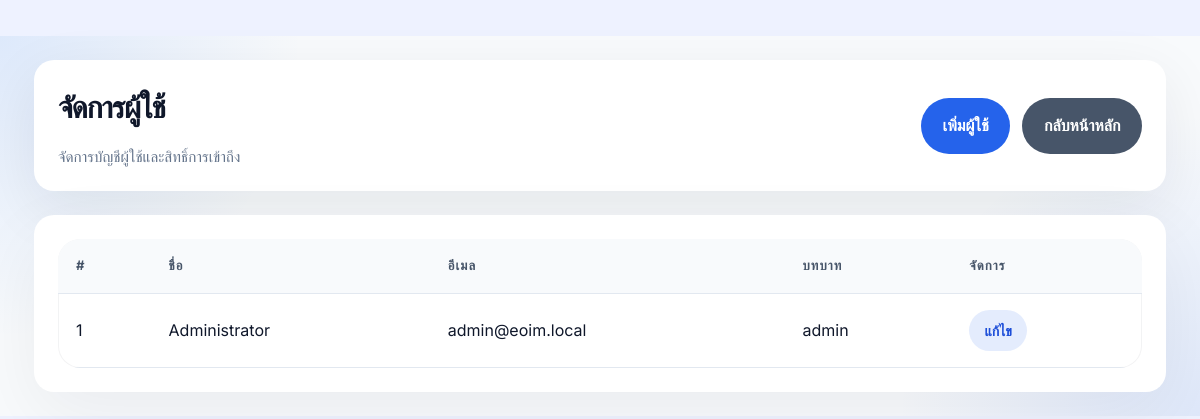
The app's page /users (signed in) with its own data.
### tables this page shows
CREATE TABLE `users` (
  `id` int(10) UNSIGNED NOT NULL,
  `name` varchar(150) NOT NULL,
  `email` varchar(150) NOT NULL,
  `password` varchar(255) NOT NULL,
  `role` enum('admin','staff','viewer') NOT NULL DEFAULT 'viewer',
  `created_at` timestamp NULL DEFAULT current_timestamp(),
  `updated_at` timestamp NULL DEFAULT current_timestamp() ON UPDATE current_timestamp()
);

### app/core/Controller.php (called while the page is built, shortened)
<?php
class Controller
{
    protected function view(string $view, array $data = []): void
    {
        extract($data);
        $viewPath = __DIR__ . '/../views/' . $view . '.php';
        require $viewPath;
    }
}

### app/controllers/UserController.php (called while the page is built, shortened)
<?php
class UserController extends Controller
{
    private UserRepository $users;
    public function __construct()
    {
        $this->users = new UserRepository();
    }
    public function index(): void
    {
        $this->view('users/index', [
            'title' => 'จัดการผู้ใช้',
            'user' => auth_user(),
            'users' => $this->users->all(),
        ]);
    }
}

### app/core/App.php (called while the page is built, shortened)
<?php
class App
{
    protected Router $router;
    public function __construct()
    {
        $this->router = new Router();
    }
    public function run(): void
    {
        $uri = parse_url($_SERVER['REQUEST_URI'], PHP_URL_PATH);
        $method = $_SERVER['REQUEST_METHOD'];
        $uri = $uri ?: '/';
        $this->router->dispatch($method, $uri);
    }
}

### public/index.php (called while the page is built, shortened)
<?php
require_once __DIR__ . '/../app/helpers/url.php';
$app = new App();
$app->run();

### app/helpers/url.php (called while the page is built, shortened)
<?php
if (!function_exists('base_path_url')) {
    function base_path_url(string $path = ''): string
    {
        $scriptName = str_replace('\\', '/', dirname($_SERVER['SCRIPT_NAME']));
        $base = rtrim($scriptName, '/');
        $path = ltrim($path, '/');
        return $base . ($path ? '/' . $path : '');
    }
}

### app/repositories/UserRepository.php (called while the page is built, shortened)
<?php
class UserRepository
{
    private PDO $db;
    public function __construct()
    {
        $this->db = Database::connect();
    }
    public function all(): array
    {
        $stmt = $this->db->prepare("SELECT * FROM users ORDER BY name ASC");
        $stmt->execute();
        return $stmt->fetchAll();
    }
}

### config/database.php (called while the page is built)
<?php
return [
    'host' => $_ENV['DB_HOST'] ?? '127.0.0.1',
    'port' => $_ENV['DB_PORT'] ?? '3306',
    'dbname' => $_ENV['DB_NAME'] ?? 'eoim_db',
    'username' => $_ENV['DB_USER'] ?? 'root',
    'password' => $_ENV['DB_PASS'] ?? '',
    'charset' => 'utf8mb4'
];

### app/core/Database.php (called while the page is built, shortened)
<?php
class Database
{
    private static ?PDO $connection = null;
    public static function connect(): PDO
    {
        if (self::$connection === null) {
            $config = require __DIR__ . '/../../config/database.php';
            $dsn = "mysql:host={$config['host']};port={$config['port']};dbname={$config['dbname']};charset={$config['charset']}";
            try {
                self::$connection = new PDO(
                    $dsn,
                    $config['username'],
                    $config['password'],
                    [
                        PDO::ATTR_ERRMODE => PDO::ERRMODE_EXCEPTION,
                        PDO::ATTR_DEFAULT_FETCH_MODE => PDO::FETCH_ASSOC,
                    ]
                );
            } catch (PDOException $e) {
                die('Database connection failed: ' . $e->getMessage());
            }
        }
        return self::$connection;
    }
}

### app/views/users/index.php (the view, shortened to what this page needs)
<!DOCTYPE html>
<html lang="th">
<head>
    <link rel="stylesheet" href="<?= htmlspecialchars(base_path_url('/assets/css/style.css')) ?>">
</head>
<body>
    <div class="container">
        <div class="page-header">
            <div>
                <h1 class="page-title"><?= htmlspecialchars($title) ?></h1>
                <p class="page-subtitle">จัดการบัญชีผู้ใช้และสิทธิ์การเข้าถึง</p>
            </div>
            <div class="main-actions">
                <a href="<?= htmlspecialchars(base_path_url('/users/create')) ?>" class="button">เพิ่มผู้ใช้</a>
                <a href="<?= htmlspecialchars(base_path_url('/dashboard')) ?>" class="button secondary">กลับหน้าหลัก</a>
            </div>
        </div>
        <div class="card">
            <div class="table-wrapper">
                <table>
                    <thead>
                        <tr>
                            <th>#</th>
                            <th>ชื่อ</th>
                            <th>อีเมล</th>
                            <th>บทบาท</th>
                            <th>จัดการ</th>
                        </tr>
                    </thead>
                    <tbody>
                        <?php if (empty($users)): ?>
                            <tr>
                                <td colspan="5">ยังไม่มีผู้ใช้ในระบบ</td>
                            </tr>
                        <?php else: ?>
                            <?php foreach ($users as $item): ?>
                                <tr>
                                    <td><?= (int)$item['id'] ?></td>
                                    <td><?= htmlspecialchars($item['name']) ?></td>
                                    <td><?= htmlspecialchars($item['email']) ?></td>
                                    <td><?= htmlspecialchars($item['role']) ?></td>
                                    <td>
                                        <a href="<?= htmlspecialchars(base_path_url('/users/edit?id=' . $item['id'])) ?>" class="button ghost small">แก้ไข</a>
                                    </td>
                                </tr>
                            <?php endforeach; ?>
                        <?php endif; ?>
                    </tbody>
                </table>
            </div>
        </div>
    </div>
</body>
</html>

### public/assets/css/style.css (style rules this page uses)
:root { color-scheme: light; font-family: 'Inter', Arial, sans-serif; color: #0f172a; background: #eef2ff; --surface: #ffffff; --surface-muted: #f8fafc; --surface-soft: #f2f5f9; --border: #e2e8f0; --primary: #2563eb; --primary-strong: #1d4ed8; --secondary: #475569; --success: #16a34a; --warning: #f59e0b; --danger: #ef4444; --muted: #64748b; --text: #0f172a; }
* { box-sizing: border-box; }
html, body { margin: 0; min-height: 100%; font-family: inherit; background: radial-gradient(circle at top left, rgba(59, 130, 246, 0.14), transparent 24%), radial-gradient(circle at bottom right, rgba(37, 99, 235, 0.12), transparent 24%), var(--surface-muted); color: var(--text); }
body { line-height: 1.65; }
a { color: var(--primary); text-decoration: none; }
.container { max-width: 1180px; margin: 36px auto; padding: 24px; }
.page-header, .topbar { background: #ffffff; padding: 22px 24px; border-radius: 20px; box-shadow: 0 18px 60px rgba(15, 23, 42, 0.08); margin-bottom: 24px; }
.page-header { display: flex; flex-wrap: wrap; align-items: center; justify-content: space-between; gap: 18px; }
.page-title { margin: 0; font-size: clamp(1.9rem, 2.5vw, 2.6rem); letter-spacing: -0.04em; }
.page-subtitle { margin: 0.75rem 0 0; color: var(--muted); font-size: 0.95rem; }
.main-actions { display: flex; flex-wrap: wrap; gap: 12px; }
.button, .btn { display: inline-flex; align-items: center; justify-content: center; gap: 0.5rem; padding: 0.92rem 1.35rem; border-radius: 999px; border: none; cursor: pointer; font: inherit; font-weight: 600; transition: transform .2s ease, box-shadow .2s ease, background .2s ease; text-decoration: none; color: #ffffff; background: var(--primary); }
.button.secondary, .btn.secondary { background: var(--secondary); }
.button.ghost, .btn.ghost { background: rgba(37, 99, 235, 0.12); color: var(--primary-strong); }
.button.small, .btn.small { min-height: 36px; padding: 0.55rem 0.95rem; font-size: 0.88rem; }
.card { background: var(--surface); border-radius: 20px; box-shadow: 0 24px 75px rgba(15, 23, 42, 0.06); padding: 24px; }
.table-wrapper { overflow-x: auto; border-radius: 22px; background: var(--surface); box-shadow: inset 0 0 0 1px rgba(15, 23, 42, 0.05); }
table { width: 100%; border-collapse: collapse; min-width: 720px; }
th, td { padding: 16px 18px; text-align: left; border-bottom: 1px solid var(--border); vertical-align: middle; }
th { font-size: 0.82rem; letter-spacing: 0.08em; text-transform: uppercase; color: #475569; background: var(--surface-muted); }
@media (prefers-reduced-motion: no-preference) { html { scroll-behavior: smooth; } }

### records on screen
users: id "1", name "Administrator", email "admin@eoim.local", role "admin"

### other values on screen
$title "จัดการผู้ใช้"
